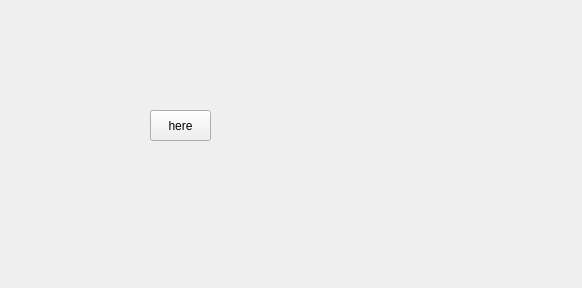
<?xml version="1.0" encoding="UTF-8"?>
<ui version="4.0">
 <class>MusicPlay</class>
 <widget class="QWidget" name="MusicPlay">
  <property name="geometry">
   <rect>
    <x>0</x>
    <y>0</y>
    <width>582</width>
    <height>288</height>
   </rect>
  </property>
  <property name="windowTitle">
   <string>Form</string>
  </property>
  <widget class="QPushButton" name="pushButton">
   <property name="geometry">
    <rect>
     <x>150</x>
     <y>110</y>
     <width>61</width>
     <height>31</height>
    </rect>
   </property>
   <property name="text">
    <string>here</string>
   </property>
  </widget>
 </widget>
 <resources/>
 <connections/>
</ui>
